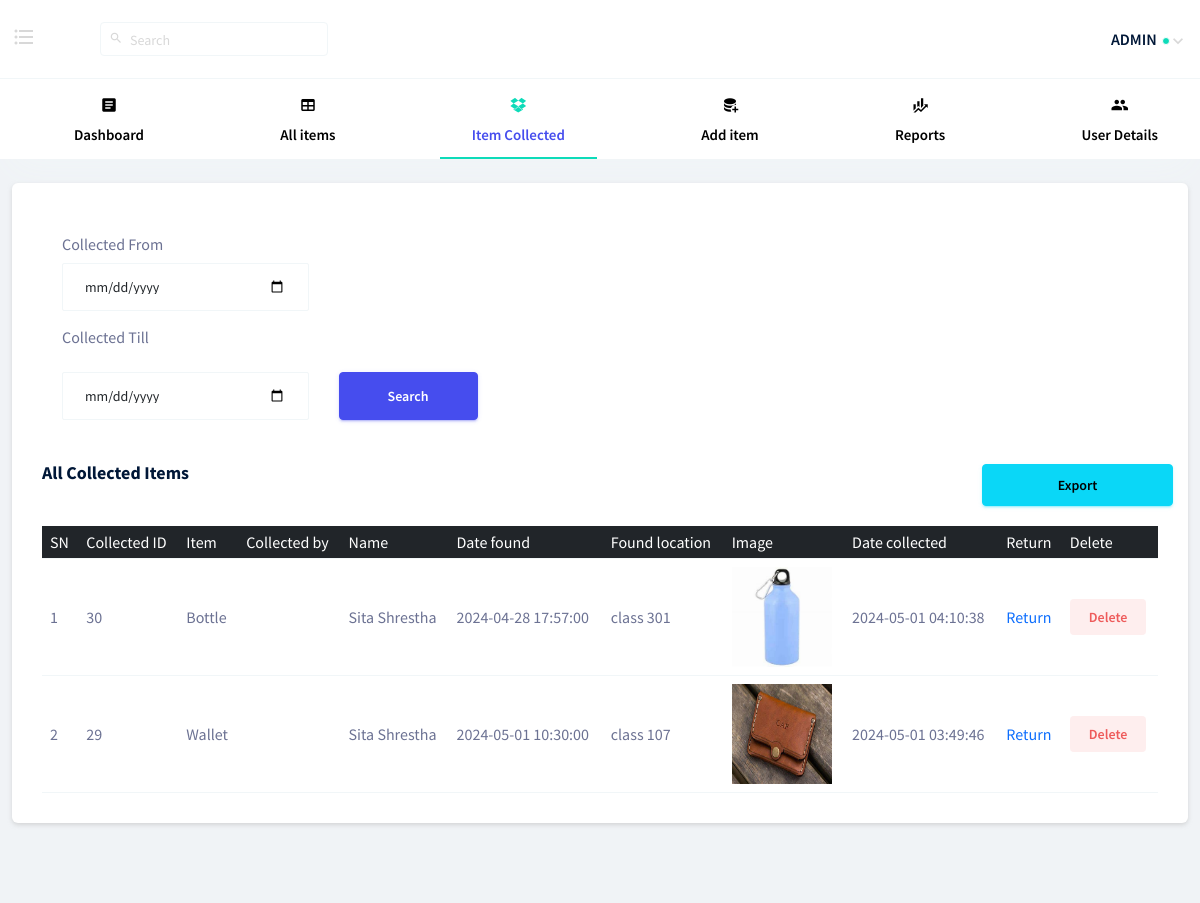
The app's page /pages/admin/report_collected.php (signed in) with its own data.
### tables this page shows
CREATE TABLE `collected` (
  `ItemID` int(11) NOT NULL,
  `CID` int(11) NOT NULL,
  `UID` int(11) NOT NULL,
  `item` varchar(200) NOT NULL,
  `fname` varchar(100) NOT NULL,
  `lname` varchar(100) NOT NULL,
  `date_found` datetime NOT NULL,
  `location` varchar(200) NOT NULL,
  `image` varchar(500) NOT NULL,
  `date_collected` datetime NOT NULL,
  `date_returned` datetime DEFAULT NULL,
  `returned` int(11) NOT NULL DEFAULT 0
);

### pages/admin/report_collected.php (the view, shortened to what this page needs)
<?php
require "connection.php";
if(isset($_SESSION['admin'])){
$sql = "SELECT * FROM `collected` where returned=0 ORDER BY CID DESC";
$stmt = $conn->prepare($sql);
if (isset($_POST['srh-btn'])) {
  $from_date = isset($_POST['from_date']) ? $_POST['from_date'] : null;
  $to_date = isset($_POST['to_date']) ? $_POST['to_date'] : null;
  if (!empty($from_date) && !empty($to_date)) {
      $from_date = date('Y-m-d', strtotime($from_date));
      $to_date = date('Y-m-d', strtotime($to_date));
      $sql = "SELECT * FROM `collected` WHERE returned=0 AND DATE(date_collected) BETWEEN ? AND ? ORDER BY CID DESC";
      $stmt = $conn->prepare($sql);
      $stmt->bind_param("ss", $from_date, $to_date);
  } else {
      $sql = "SELECT * FROM `collected` where returned=0 ORDER BY CID DESC";
      $stmt = $conn->prepare($sql);
  }
} else {
    $sql = "SELECT * FROM `collected` where returned=0 ORDER BY CID DESC";
    $stmt = $conn->prepare($sql);
}
$stmt->execute();
$result = $stmt->get_result();
?>
<!DOCTYPE html>
<html lang="en">
<head>
  <link rel="stylesheet" href="../../vendors/mdi/css/materialdesignicons.min.css">
  <link rel="stylesheet" href="../../vendors/base/vendor.bundle.base.css">
  <link rel="stylesheet" href="../../css/style.css">
</head>
<body>
  <div class="container-scroller">
    <div class="horizontal-menu">
      <nav class="navbar top-navbar col-lg-12 col-12 p-0">
        <div class="container-fluid">
          <div class="navbar-menu-wrapper d-flex align-items-center justify-content-between">
            <ul class="navbar-nav navbar-nav-left">
              <li class="nav-item ms-0 me-5 d-lg-flex d-none">
                <a href="#" class="nav-link horizontal-nav-left-menu"><i class="mdi mdi-format-list-bulleted"></i></a>
              </li>
              <li class="nav-item nav-search d-none d-lg-block ms-3">
                <div class="input-group">
                  <div class="input-group-prepend">
                    <span class="input-group-text" id="search">
                      <i class="mdi mdi-magnify"></i>
                    </span>
                  </div>
                  <form method="get" action="search.php">
                  <input type="search" class="form-control text-dark  " placeholder="Search" aria-label="search"
                    aria-describedby="search" name="search">
                  </form>
                </div>
              </li>
            </ul>
            <ul class="navbar-nav navbar-nav-right">
              <li class="nav-item nav-profile dropdown">
                <a class="nav-link dropdown-toggle" href="#" data-bs-toggle="dropdown" id="profileDropdown">
                  <span class="nav-profile-name">ADMIN</span>
                  <span class="online-status"></span>
                </a>
              </li>
            </ul>
          </div>
        </div>
      </nav>
      <nav class="bottom-navbar">
        <div class="container">
          <ul class="nav page-navigation">
            <li class="nav-item">
              <a class="nav-link" href="index.php">
                <i class="mdi mdi-file-document-box menu-icon"></i>
                <span class="menu-title">Dashboard</span>
              </a>
            </li>
            <li class="nav-item">
              <a href="display_items.php" class="nav-link">
                <i class="mdi mdi-table menu-icon"></i>
                <span class="menu-title">All items</span>
              </a>
            </li>
            <li class="nav-item">
              <a href="report_collected.php" class="nav-link">
                <i class="mdi mdi-dropbox menu-icon"></i>
                <span class="menu-title">Item Collected</span>
              </a>
            </li>
            <li class="nav-item">
              <a href="add_item.php" class="nav-link">
                <i class="mdi mdi-database-plus menu-icon"></i>
                <span class="menu-title">Add item</span>
              </a>
            </li>
            <li class="nav-item">
              <a href="#" class="nav-link">
                <i class="mdi mdi-finance menu-icon"></i>
                <span class="menu-title">Reports</span>
              </a>
            </li>
            <li class="nav-item">
              <a href="report_users.php" class="nav-link">
                <i class="mdi mdi-account-multiple menu-icon"></i>
                <span class="menu-title">User Details</span>
              </a>
            </li>
          </ul>
        </div>
      </nav>
    </div>
     <div class="container-fluid page-body-wrapper">
            <div class="main-panel">
                <div class="content-wrapper">
                    <div class="col-lg-12 grid-margin stretch-card">
                        <div class="card">
                          <div class="card-body">
                              <form method="post">
                                          <div class="form-group row" style="padding: 20px;">
                                              <label class="col-lg-0 col-form-label-report" for="from">Collected From</label>
                                              <div class="col-lg-3">
                                                  <input type="date" class="form-control" id="from_date" name="from_date" placeholder="Select Date" >
                                              </div>
                                              <label class="col-lg-0 col-form-label" for="from">Collected Till</label>
                                              <div class="col-lg-3">
                                                  <input type="date" class="form-control" id="to_date" name="to_date" placeholder="Select Date" >
                                              </div>
                                              <div class="col-lg-2">
                                                  <button type="submit" name="srh-btn" class="btn btn-lg btn-primary search-button">Search</button>
                                              </div>
                                          </div>
                                      </form>
                            <div class="row justify-content-end">
                                <h4 class="card-title col">All collected items</h4>
                                <input type="button" id="export" value="Export" class="btn btn-info col col-lg-2 "/>
                              </div>
                              <br>
                                <div class="table-responsive">
                                    <?php if (mysqli_num_rows($result) > 0) { ?>
                                        <table class="table table-hover" id="pdf">
                                            <thead class="bg-dark text-white">
                                                <tr>
                                                    <th>SN</th>
                                                    <th>Collected ID</th>
                                                    <th>Item</th>
                                                    <th>Collected by</th>
                                                    <th>Name</th>
                                                    <th>Date found</th>
                                                    <th>Found location</th>
                                                    <th>Image</th>
                                                    <th>Date collected</th>
                                                    <th>Return</th>
                                                    <th>Delete</th>
                                                </tr>
                                            </thead>
                                            <tbody>
                                                <?php
                                                $count = 1;
                                                while ($row = mysqli_fetch_assoc($result)) {
                                                    echo '<tr>';
                                                    echo '<td>' . $count++ . '</td>';
                                                    echo '<td>' . $row['CID'] . '</td>';
                                                    echo '<td>' . $row['item']  . '</td>';
                                                    echo '<td>' . $row['collected_by']  . '</td>';
                                                    echo '<td>' . $row['fname'] . ' ' . $row['lname'] . '</td>';
                                                    echo '<td>' . $row['date_found'] . '</td>';
                                                    echo '<td>' . $row['location'] . '</td>';
                                                    $img = $row['image'];
                                                    $uploadDir = "../images/";
                                                    $targetPath = $uploadDir . basename($img);
                                                    echo '<td><img " style="width:100px; height:100px; border-radius:0;" src="' . $targetPath . '" alt="' . $img . '"></td>';
                                                    echo '<td>' . $row['date_collected'] . '</td>';
                                                    echo '<td><a class="text-primary text-decoration-none" href="return.php?ItemID=' . $row['ItemID'] . '&UID=' . $row['UID'] . '">Return</a></td>';
                                                    echo '<td><button class="btn btn-inverse-danger btn-fw" onclick="delete_item(' . $row['CID'] . ')">Delete</button></td>';
                                                    echo '</tr>';
                                                }
                                                ?>
                                            </tbody>
                                        </table>
                                    <?php } else {
                                        echo  "No Data Found";
                                    } ?>
                                </div>
                            </div>
                        </div>
                    </div>
            </div>
        </div>
    </div>
    </div>
</body>
</html>
<?php
}else{
  header("location:../user/login.php");
}
?>

### records on screen
collected: CID "30", item "Bottle", fname "Sita", lname "Shrestha", date_found "2024-04-28 17:57:00", location "class 301", image (picture), date_collected "2024-05-01 04:10:38"
collected: CID "29", item "Wallet", fname "Sita", lname "Shrestha", date_found "2024-05-01 10:30:00", location "class 107", image (picture), date_collected "2024-05-01 03:49:46"
